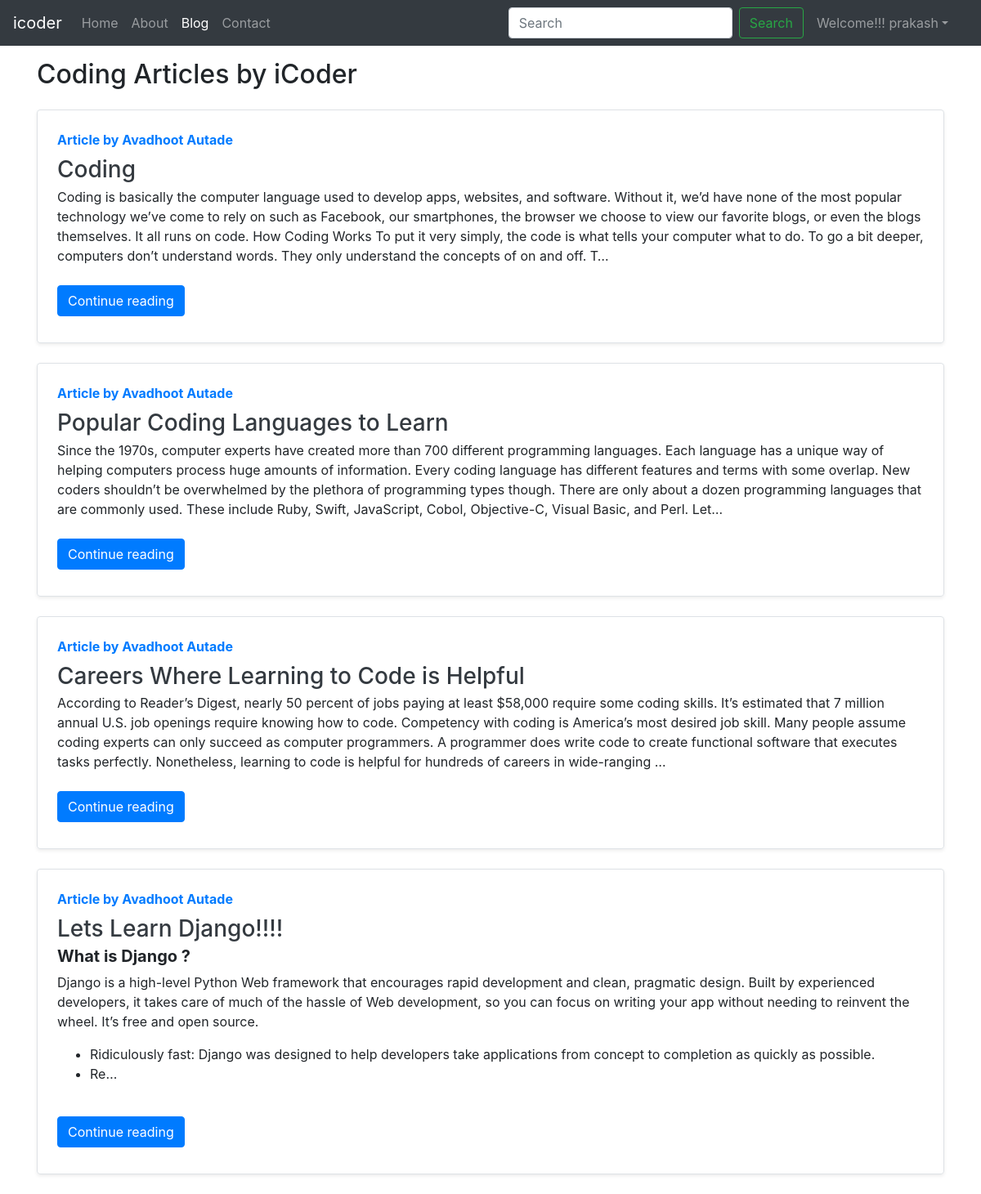
Screenshot of /blog/ (signed in) with the database file from the repository.
### blog/models.py (models this page shows, shortened)
class Post(models.Model):
    sno=models.AutoField(primary_key=True)
    title=models.CharField(max_length=255)
    author=models.CharField(max_length=40)
    slug=models.CharField(max_length=130)
    timeStamp=models.DateTimeField(blank=True)
    content=models.TextField()

### blog/views.py (the view)
# urls.py: path('', views.blogHome, name="bloghome"),
def blogHome(request):
    allPosts= Post.objects.all()
    context={'allPosts': allPosts}
    return render(request, "blog/blogHome.html", context)

### templates/blog/blogHome.html (shortened to what this page needs)
{% extends 'base.html' %}
{% block blogactive %} active {% endblock blogactive %}
{% block body %}
<div class="container my-3">
    <h2>Coding Articles by iCoder</h2>
    {% for post in allPosts %}
    <div class="row no-gutters border rounded overflow-hidden flex-md-row mb-4 shadow-sm h-md-250 my-4 position-relative">
        <div class="col p-4 d-flex flex-column position-static">
            <strong class="d-inline-block mb-2 text-primary">Article  by {{post.author}}</strong>
            <h3 class="mb-0"><a class="text-dark" href="/blog/{{post.slug}}">{{post.title}}</a></h3>
            <p class="card-text mb-auto"><div class="preview">{{post.content|safe| truncatechars:500}}</div></p>
            <div class="my-2">
            	<a href="/blog/{{post.slug}}" role="button" class="btn btn-primary">Continue reading</a>
            </div>
        </div>
        </div>
        {% endfor %}
    </div>
 {% endblock %}

### templates/base.html (shortened to what this page needs)
<!doctype html>
<html lang="en">
  <head>
    <link rel="stylesheet" href="https://cdn.jsdelivr.net/npm/bootstrap@4.5.3/dist/css/bootstrap.min.css">
  </head>
  <body>
    <nav class="navbar navbar-expand-lg navbar-dark bg-dark">
        <a class="navbar-brand" href="/">icoder</a>
        <div class="collapse navbar-collapse" id="navbarSupportedContent">
          <ul class="navbar-nav mr-auto">
            <li class="nav-item {% block homeactive %} {% endblock homeactive %}">
              <a class="nav-link" href="/">Home <span class="sr-only">(current)</span></a>
            </li>
            <li class="nav-item {% block aboutactive %} {% endblock aboutactive %}">
              <a class="nav-link" href="/about">About</a>
            </li>
             <li class="nav-item {% block blogactive %} {% endblock blogactive %}">
              <a class="nav-link" href="/blog">Blog</a>
            </li>
             <li class="nav-item {% block contactactive %} {% endblock contactactive %}">
              <a class="nav-link" href="/contact">Contact</a>
            </li>
          </ul>
          <form method='get' action='/search'class="form-inline my-2 my-lg-0">
            <input class="form-control mr-sm-2" type="search" placeholder="Search" aria-label="Search" name='query' id='query'>
            <button class="btn btn-outline-success my-2 my-sm-0" type="submit">Search</button>
            <div class="mx-2">
          {% if user.is_authenticated %}
          <ul class="navbar-nav mr-2">
<li class="nav-item dropdown">
<a class="nav-link dropdown-toggle" href='#' id="navbarDropdown" role="button" data-toggle="dropdown"> Welcome!!! {{request.user}}</a>
      </li>
      </ul>
      </div>
          {% else %}
          <button type="button" class="btn btn-danger" data-toggle="modal" data-target="#loginModal">LOG-IN</button>
          <button type="button" class="btn btn-danger" data-toggle="modal" data-target="#signupModal">SIGN-UP</button>
          {% endif %}
        </div>
      </nav>
      {% block body %}  {% endblock body %}
  </body>
</html>

### rows the page displays
Post: author "Avadhoot Autade", title "Coding", content "Coding is basically the computer language used to develop apps, websites, and software. Without it, we’d have none of the most popular technology we’ve come to rely on such as Facebook, our smartphones, the browser we choose to view our favorite blogs, or even the blogs themselves. It all runs on code. How Coding Works To put it very simply, the code is what tells your computer what to do. To go a bit deeper, computers don’t understand words. They only understand the concepts of on and off. T…"
Post: author "Avadhoot Autade", title "Popular Coding Languages to Learn", content "Since the 1970s, computer experts have created more than 700 different programming languages. Each language has a unique way of helping computers process huge amounts of information. Every coding language has different features and terms with some overlap. New coders shouldn’t be overwhelmed by the plethora of programming types though. There are only about a dozen programming languages that are commonly used. These include Ruby, Swift, JavaScript, Cobol, Objective-C, Visual Basic, and Perl. Let…"
Post: author "Avadhoot Autade", title "Careers Where Learning to Code is Helpful", content "According to Reader’s Digest, nearly 50 percent of jobs paying at least $58,000 require some coding skills. It’s estimated that 7 million annual U.S. job openings require knowing how to code. Competency with coding is America’s most desired job skill. Many people assume coding experts can only succeed as computer programmers. A programmer does write code to create functional software that executes tasks perfectly. Nonetheless, learning to code is helpful for hundreds of careers in wide-ranging …"
Post: author "Avadhoot Autade", title "Lets Learn Django!!!!", content "What is Django ? Django is a high-level Python Web framework that encourages rapid development and clean, pragmatic design. Built by experienced developers, it takes care of much of the hassle of Web development, so you can focus on writing your app without needing to reinvent the wheel. It’s free and open source. Ridiculously fast: Django was designed to help developers take applications from concept to completion as quickly as possible. Re…"

### other values shown
{{ request.user }} "prakash"
